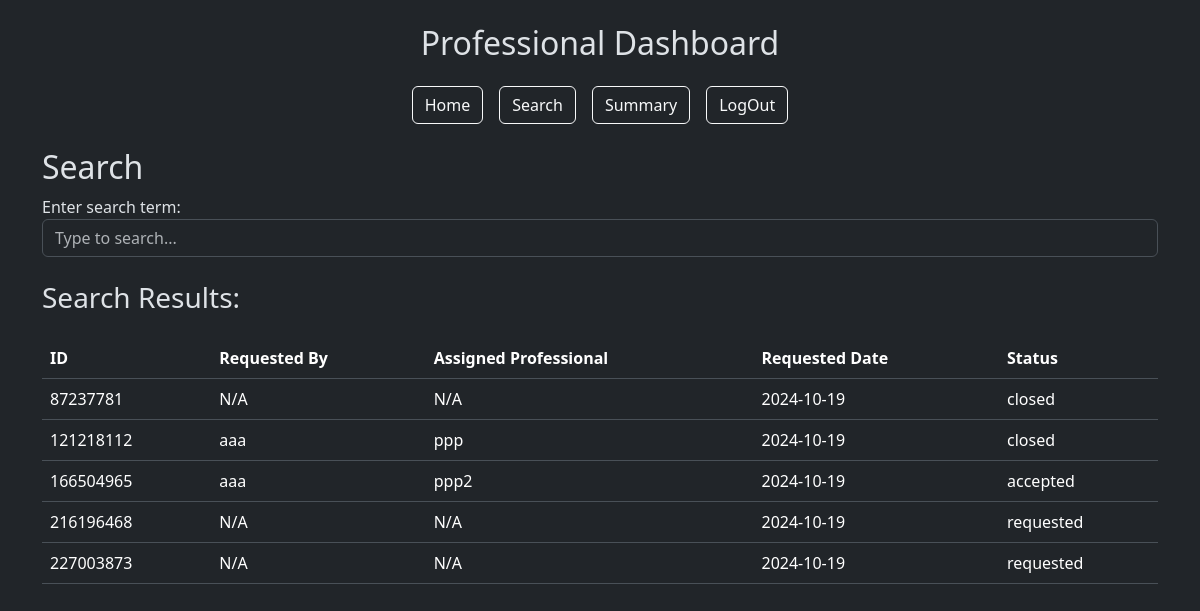
The page /search (signed in) on the database as committed earlier.
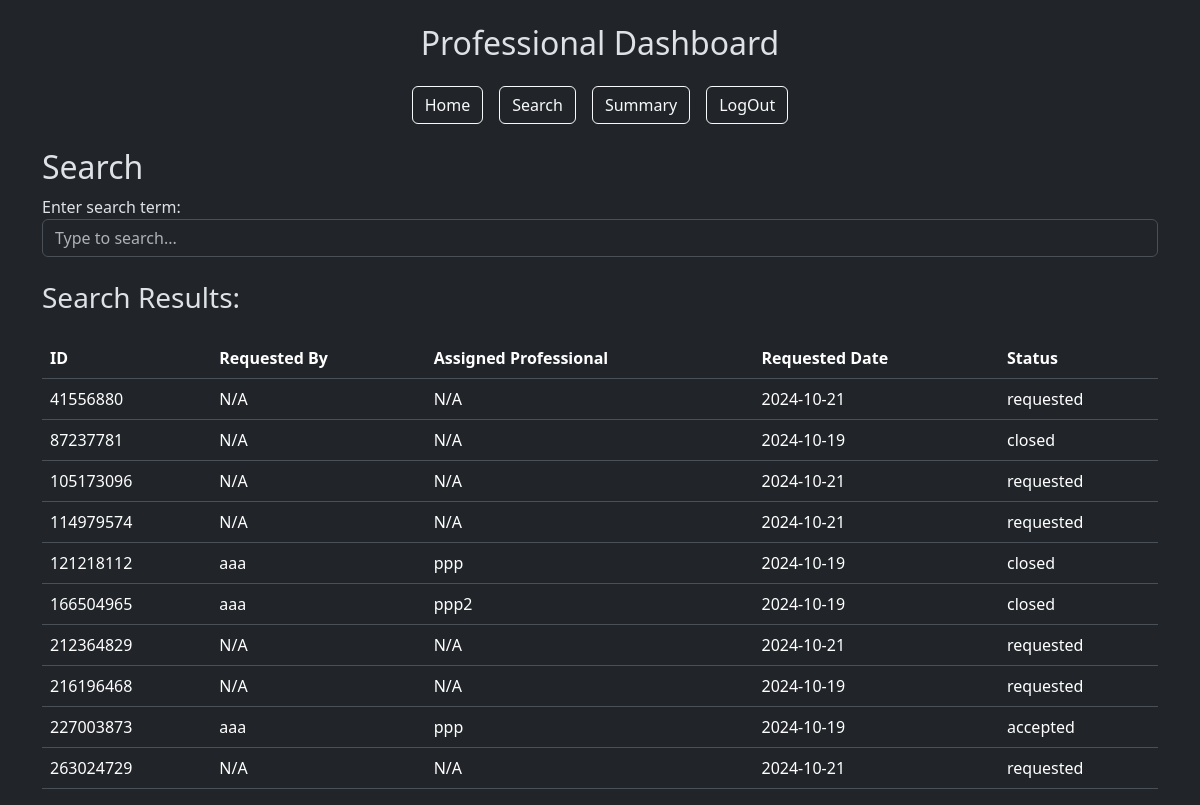
The same page on the database as committed later.
### models.py (models this page shows)
class ServiceRequest(db.Model):
    __tablename__ = 'service_request'
    id = db.Column(db.Integer, primary_key=True)
    customer_id = db.Column(db.Integer, db.ForeignKey('customer.id'), nullable=False)  # Reference to Customer
    professional_id = db.Column(db.Integer, db.ForeignKey('professional.id'), nullable=True)  # Reference to Professional
    service_id = db.Column(db.Integer, db.ForeignKey('service.id'), nullable=False)
    date_of_request = db.Column(db.DateTime, default=datetime.utcnow, nullable=False)
    date_of_completion = db.Column(db.DateTime, nullable=True)
    status = db.Column(db.String(20), default='requested', nullable=False)
    rating = db.Column(db.Integer, nullable=True)
    remarks = db.Column(db.Text, nullable=True)
    rejected_by = db.Column(MutableList.as_mutable(JSON), default=[])
    customer = db.relationship('Customer', back_populates='service_requests')
    service = db.relationship('Service', back_populates='service_requests')
    professional = db.relationship('Professional', back_populates='service_requests')
    review = db.relationship('Review', back_populates='service_request', lazy=True)

class User(db.Model):
    __tablename__ = "user"
    id = db.Column(db.Integer, primary_key=True)
    username = db.Column(db.String(80), unique=True, nullable=False)
    passhash = db.Column(db.String(80), nullable=False)
    name = db.Column(db.String(80), nullable=False)
    role = db.Column(db.String(20), nullable=False)
    professional = db.relationship('Professional', backref='user', lazy=True)
    customer = db.relationship('Customer', backref='user', lazy=True)

### app.py (the view)
@app.route('/search', methods=['GET', 'POST'])
def search():
    customers = Customer.query.all()
    professionals = Professional.query.all()
    services = Service.query.all()
    service_requests = ServiceRequest.query.all()
    return render_template('search.html', customers=customers, professionals=professionals, services=services, service_requests=service_requests)

### templates/search.html (shortened to what this page needs)
{% extends "layout.html" %}  {% block content %}
<h2>Search</h2>
<div class="form-group">
  <label for="search_term">Enter search term:</label>
  <input
    type="text"
    class="form-control"
    id="search_term"
    name="search_term"
    placeholder="Type to search..."
  />
</div>
<h3 class="my-4">Search Results:</h3>
{% if session.get('user_role') == 'admin' %}
<h4>Service Requests:</h4>
<div class="table-responsive admin">
  <table class="table">
    <thead>
      <tr>
        <th>ID</th>
        <th>Requested By</th>
        <th>Assigned Professional</th>
        <th>Requested Date</th>
        <th>Status</th>
      </tr>
    </thead>
    <tbody>
      {% for service_request in service_requests %}
      <tr class="item">
        <td>{{service_request.id}}</td>
        <td>
          {{ service_request.customer.user.name if service_request.professional
          else 'N/A' }}
        </td>
        <td>
          {{ service_request.professional.user.name if
          service_request.professional else 'N/A' }}
        </td>
        <td>{{service_request.date_of_request.strftime('%Y-%m-%d') }}</td>
        <td>{{service_request.status}}</td>
      </tr>
      {% endfor %}
    </tbody>
  </table>
</div>
<h4>Customers:</h4>
<div class="table-responsive admin">
  <table class="table">
    <thead>
      <tr>
        <th>ID</th>
        <th>Name</th>
        <th>Address</th>
        <th>Contact</th>
        <th>Pincode</th>
      </tr>
    </thead>
    <tbody>
      {% for customer in customers %}
      <tr class="item">
        <td>{{customer.id}}</td>
        <td>{{customer.user.name}}</td>
        <td>{{customer.address}}</td>
        <td>{{customer.contact}}</td>
        <td>{{customer.pincode}}</td>
      </tr>
      {% endfor %}
    </tbody>
  </table>
</div>
<h4>Professionals:</h4>
<div class="table-responsive admin">
  <table class="table">
    <thead>
      <tr>
        <th>ID</th>
        <th>Name</th>
        <th>Experience</th>
        <th>Service Name</th>
        <th>Pincode</th>
      </tr>
    </thead>
    <tbody>
      {% for professional in professionals %}
      <tr class="item">
        <td>{{professional.id}}</td>
        <td>{{professional.user.name}}</td>
        <td>{{professional.experience}}</td>
        <td>{{professional.service_name}}</td>
        <td>{{professional.pincode}}</td>
      </tr>
      {% endfor %}
    </tbody>
  </table>
</div>
{% elif session.get('user_role') == 'professional' %}
<div class="table-responsive">
  <table class="table">
    <thead>
      <tr>
        <th>ID</th>
        <th>Requested By</th>
        <th>Assigned Professional</th>
        <th>Requested Date</th>
        <th>Status</th>
      </tr>
    </thead>
    <tbody>
      {% for service_request in service_requests %}
      <tr class="item">
        <td>{{service_request.id}}</td>
        <td>
          {{ service_request.customer.user.name if service_request.professional
          else 'N/A' }}
        </td>
        <td>
          {{ service_request.professional.user.name if
          service_request.professional else 'N/A' }}
        </td>
        <td>{{service_request.date_of_request.strftime('%Y-%m-%d') }}</td>
        <td>{{service_request.status}}</td>
      </tr>
      {% endfor %}
    </tbody>
  </table>
</div>
{% endif %} {% endblock %}

Rows that differ between the two databases and show on the page:
added ServiceRequest: id "41556880", customer.user "N/A", professional.user "N/A", date_of_request "2024-10-21", status "requested"
added ServiceRequest: id "105173096", customer.user "N/A", professional.user "N/A", date_of_request "2024-10-21", status "requested"
added ServiceRequest: id "114979574", customer.user "N/A", professional.user "N/A", date_of_request "2024-10-21", status "requested"
changed ServiceRequest "ppp2": status "accepted" → "closed"
added ServiceRequest: id "212364829", customer.user "N/A", professional.user "N/A", date_of_request "2024-10-21", status "requested"
changed ServiceRequest id 227003873: customer.user "N/A" → "aaa"; professional.user "N/A" → "ppp"; status "requested" → "accepted"
added ServiceRequest: id "263024729", customer.user "N/A", professional.user "N/A", date_of_request "2024-10-21", status "requested"
